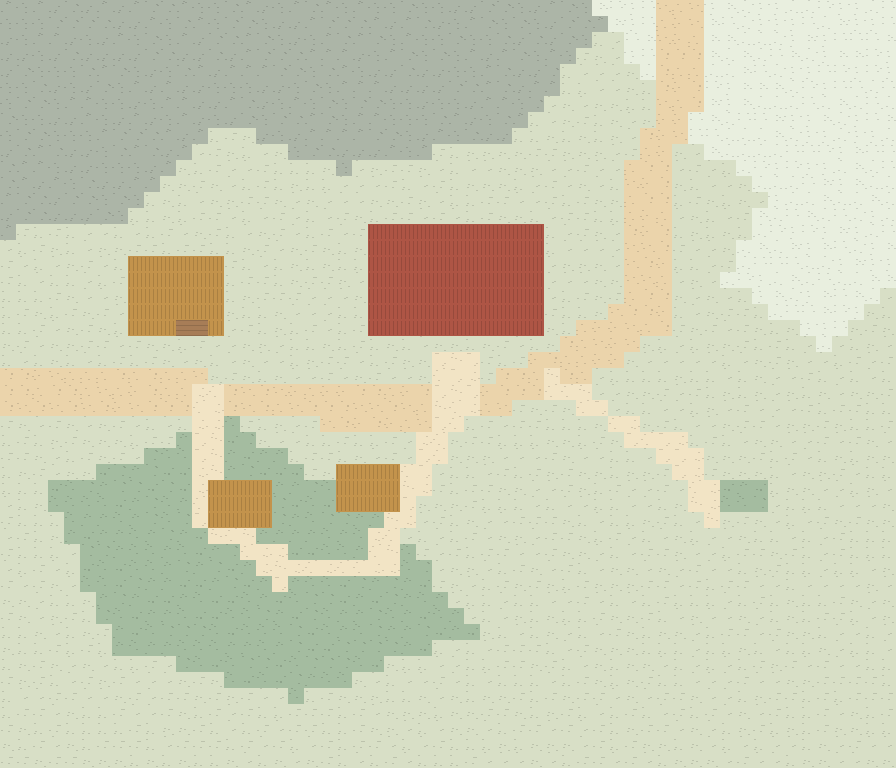

This game map was drawn from its Tiled (.tmx) file and the tilesets committed beside it. A one-line description and the trimmed map source follow:
An orthogonal 56x48 tile map with 16x16 px tiles, 3 tile layers (地形与水体, 道路 · 铺地与栈桥, 建筑与家具占地), 1 hidden layer not drawn and 21 objects (4x route, 3x 犬橇, 2x footprint, 2x tent, 2x 步行, ...).

<map version="1.10" tiledversion="1.10.2" orientation="orthogonal" renderorder="right-down" width="56" height="48" tilewidth="16" tileheight="16" infinite="0" nextlayerid="12" nextobjectid="22">
  <properties>
    <property name="地点" value="ArcticPassage_WinterCamp" />
    <property name="图名" value="背风营地" />
    <property name="阶段" value="焕新版空间规划 / 01" />
    <property name="单位" value="1格 = 16设计像素；左上原点" />
    <property name="编辑说明" value="地形和道路用图块刷。交互与落点用对象工具。碰撞层默认隐藏，红格阻行。" />
  </properties>
  <tileset firstgid="1" source="../图块/制图色板.tsx" />
  <layer id="1" name="地形与水体" width="56" height="48">
    <data>[2688 cells, 2688 non-empty, 16 distinct tile ids]</data>
  </layer>
  <layer id="2" name="道路 · 铺地与栈桥" width="56" height="48">
    <data>[2688 cells, 245 non-empty, 8 distinct tile ids]</data>
  </layer>
  <layer id="3" name="建筑与家具占地" width="56" height="48">
    <data>[2688 cells, 137 non-empty, 13 distinct tile ids]</data>
  </layer>
  <layer id="4" name="碰撞 · 红格阻行" width="56" height="48" visible="0" opacity=".55">
    <data>[2688 cells, 659 non-empty, 4 distinct tile ids]</data>
  </layer>
  <objectgroup id="5" name="建筑 · 轮廓与用途" color="#5f5b4b" visible="0">
    <object id="1" name="研究站" type="footprint" x="368" y="224" width="176" height="112">
      <properties>
        <property name="材质" value="red" />
      </properties>
    </object>
    <object id="2" name="物资帐" type="footprint" x="128" y="256" width="96" height="80">
      <properties>
        <property name="材质" value="gold" />
      </properties>
    </object>
    <object id="3" name="西教学帐位" type="tent" x="208" y="480" width="64" height="48">
      <properties>
        <property name="用途" value="街道家具与地标；占地计入碰撞" />
      </properties>
    </object>
    <object id="4" name="东教学帐位" type="tent" x="336" y="464" width="64" height="48">
      <properties>
        <property name="用途" value="街道家具与地标；占地计入碰撞" />
      </properties>
    </object>
    <object id="5" name="观测样方" type="garden" x="720" y="480" width="48" height="32">
      <properties>
        <property name="用途" value="街道家具与地标；占地计入碰撞" />
      </properties>
    </object>
    <object id="6" name="补给箱" type="crate" x="176" y="320" width="32" height="16">
      <properties>
        <property name="用途" value="街道家具与地标；占地计入碰撞" />
      </properties>
    </object>
  </objectgroup>
  <objectgroup id="6" name="专题 · 开发区与季节活动" color="#8b7542" visible="0">
    <object id="7" name="背风育苗圃" type="zone" x="656" y="432" width="144" height="112">
      <properties>
        <property name="设计" value="新增。四季观察地衣样方；登记返回研究站。" />
      </properties>
    </object>
  </objectgroup>
  <objectgroup id="7" name="步道 · 中心线与宽度" color="#9a693d" visible="0">
    <object id="8" name="street 1" type="route" x="8.0" y="392.0">
      <properties>
        <property name="宽度_格" value="3" />
      </properties>
      <polyline points="0.0,0.0 192.0,0.0 320.0,16.0 448.0,16.0 544.0,-16.0 640.0,-80.0 640.0,-224.0 672.0,-288.0 672.0,-384.0" />
    </object>
    <object id="9" name="path 2" type="route" x="200.0" y="392.0">
      <properties>
        <property name="宽度_格" value="2" />
      </properties>
      <polyline points="0.0,0.0 0.0,112.0 80.0,176.0 192.0,160.0 256.0,16.0" />
    </object>
    <object id="10" name="path 3" type="route" x="552.0" y="376.0">
      <properties>
        <property name="宽度_格" value="2" />
      </properties>
      <polyline points="0.0,0.0 112.0,64.0 160.0,128.0" />
    </object>
    <object id="11" name="path 4" type="route" x="456.0" y="360.0">
      <properties>
        <property name="宽度_格" value="3" />
      </properties>
      <polyline points="0.0,0.0 0.0,48.0" />
    </object>
  </objectgroup>
  <objectgroup id="8" name="玩法 · 站位与交互说明" color="#944b3c">
    <object id="12" name="营地犬队站" type="犬橇" x="200.0" y="408.0">
      <properties>
        <property name="用途" value="三站之一，交接补给箱" />
        <property name="站位" value="12,25" />
      </properties>
      <point />
    </object>
    <object id="13" name="研究站" type="门厅" x="456.0" y="360.0">
      <properties>
        <property name="用途" value="研究登记、住宿与莱文住所" />
        <property name="站位" value="28,22" />
      </properties>
      <point />
    </object>
    <object id="14" name="雪块教学场" type="课程" x="280.0" y="568.0">
      <properties>
        <property name="用途" value="冬季雪屋课程；其他季节观察帐篷" />
        <property name="站位" value="17,35" />
      </properties>
      <point />
    </object>
    <object id="15" name="背风育苗圃" type="拓展" x="712.0" y="504.0">
      <properties>
        <property name="用途" value="新增侧袋，拟以四季样方记入手记" />
        <property name="站位" value="44,31" />
      </properties>
      <point />
    </object>
  </objectgroup>
  <objectgroup id="9" name="连接 · 触发与目的地" color="#2c6973" visible="0">
    <object id="16" name="往 河桥苔原" type="步行" x="0" y="368" width="16" height="48">
      <properties>
        <property name="条件" value="全年开放" />
        <property name="中心格" value="0,24" />
        <property name="目标地点" value="Tundra" />
        <property name="目标落点" value="60,24" />
        <property name="本侧落点" value="3,24" />
      </properties>
    </object>
    <object id="17" name="往 雪橇山路" type="步行" x="656" y="0" width="48" height="16">
      <properties>
        <property name="条件" value="全年开放" />
        <property name="中心格" value="42,0" />
        <property name="目标地点" value="SledTrail" />
        <property name="目标落点" value="60,19" />
        <property name="本侧落点" value="42,3" />
      </properties>
    </object>
    <object id="18" name="往 研究站" type="门" x="448" y="336" width="16" height="16">
      <properties>
        <property name="条件" value="全年开放" />
        <property name="中心格" value="28,21" />
        <property name="目标地点" value="ResearchStation" />
        <property name="目标落点" value="13,16" />
        <property name="本侧落点" value="28,23" />
      </properties>
    </object>
    <object id="19" name="往 河桥苔原" type="犬橇" x="192" y="400" width="16" height="16">
      <properties>
        <property name="条件" value="冬季、四步试乘解锁、天气许可" />
        <property name="中心格" value="12,25" />
        <property name="目标地点" value="Tundra" />
        <property name="目标落点" value="29,42" />
        <property name="本侧落点" value="12,23" />
      </properties>
    </object>
    <object id="20" name="往 冰川前缘" type="犬橇" x="192" y="400" width="16" height="16">
      <properties>
        <property name="条件" value="冬季、四步试乘解锁、天气许可" />
        <property name="中心格" value="12,25" />
        <property name="目标地点" value="Glacier" />
        <property name="目标落点" value="34,38" />
        <property name="本侧落点" value="12,23" />
      </properties>
    </object>
  </objectgroup>
  <objectgroup id="10" name="日程 · 候选停留点" color="#4b714c" visible="0">
    <object id="21" name="莱文" type="NPC" x="456.0" y="392.0">
      <properties>
        <property name="用途" value="日常停驻站位" />
      </properties>
      <point />
    </object>
  </objectgroup>
  <objectgroup id="11" name="节日 · 六人站位" color="#a95730" visible="0" />
</map>
